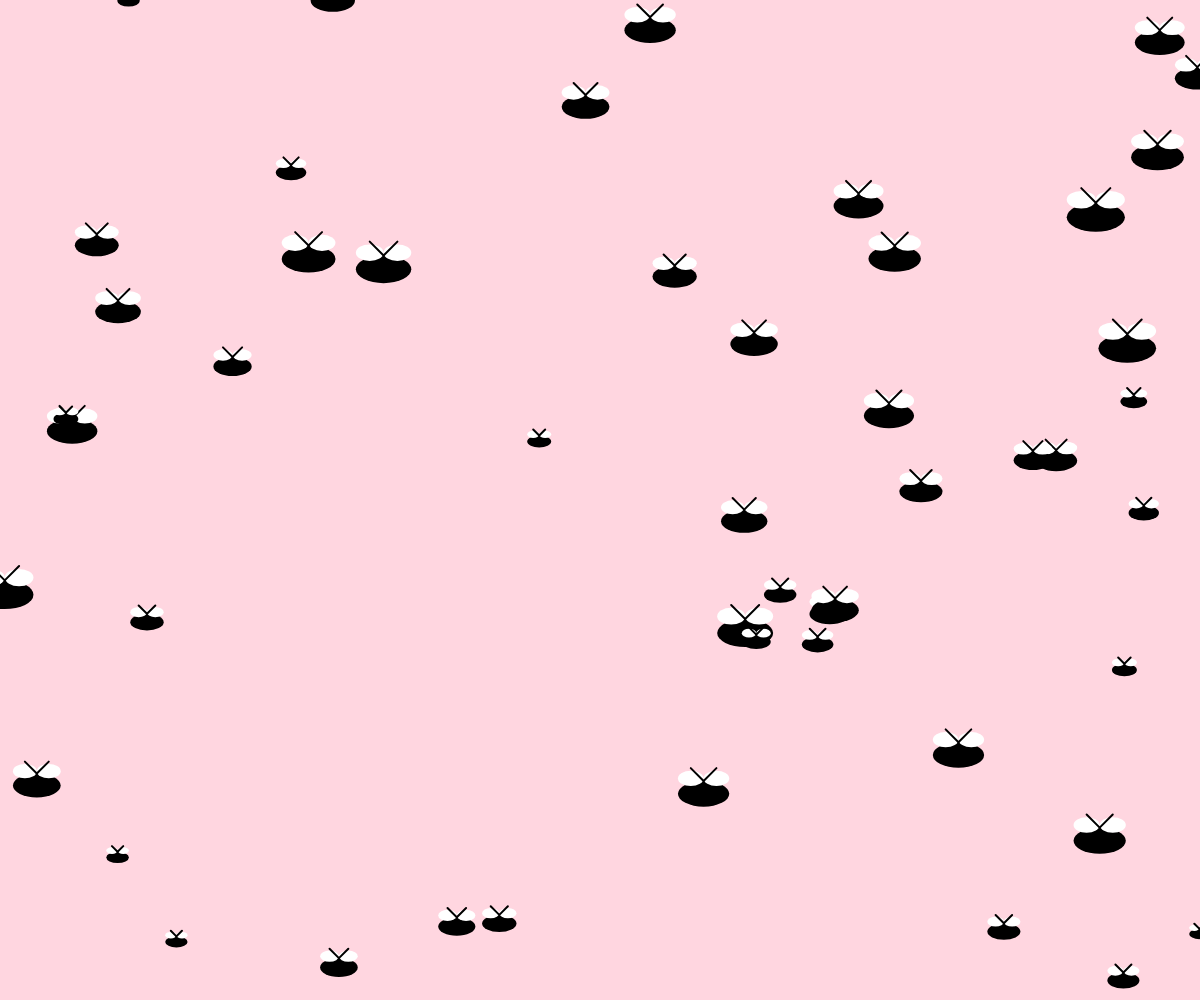
Frame 1 (no input)
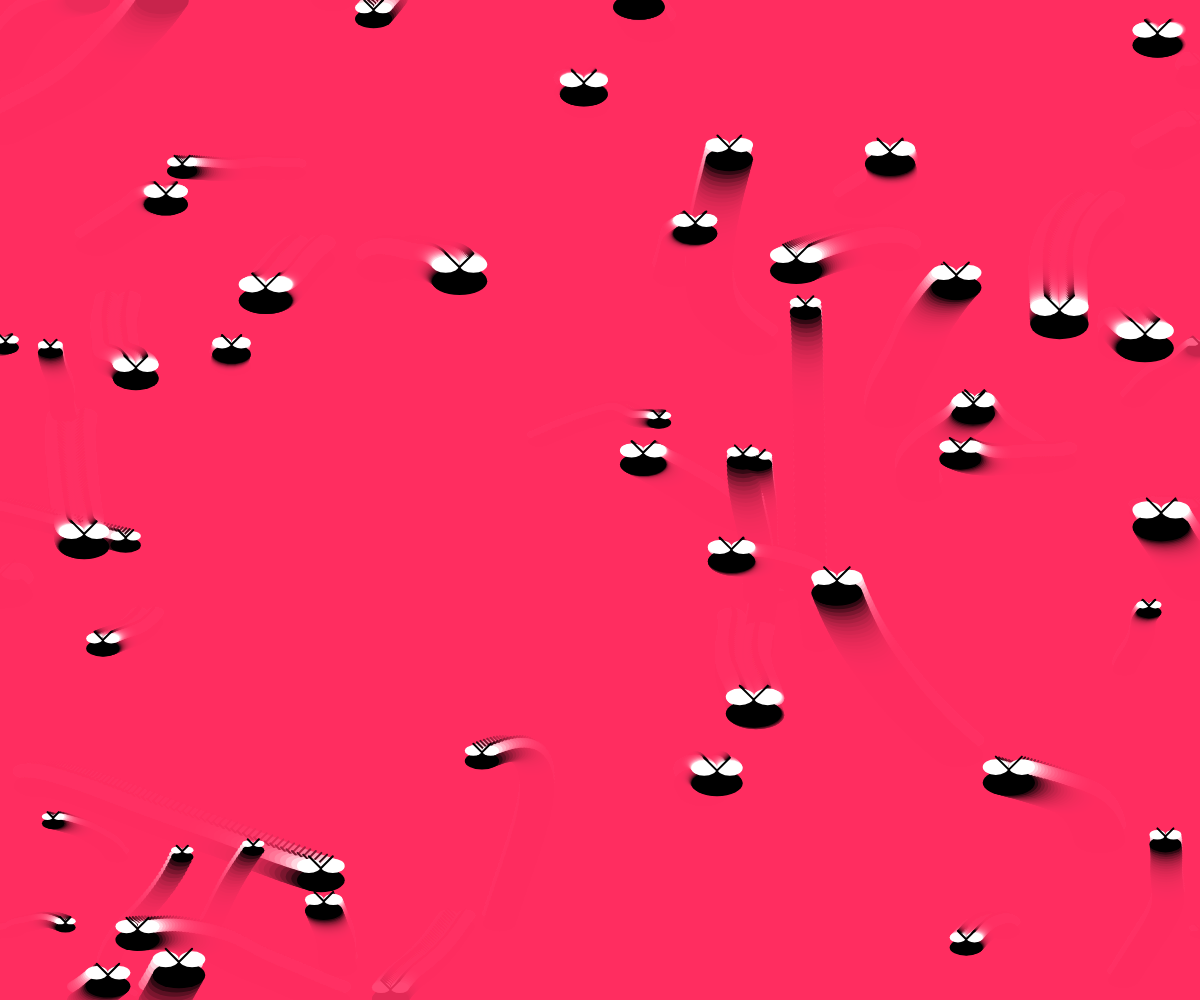
Frame 60 (no input)
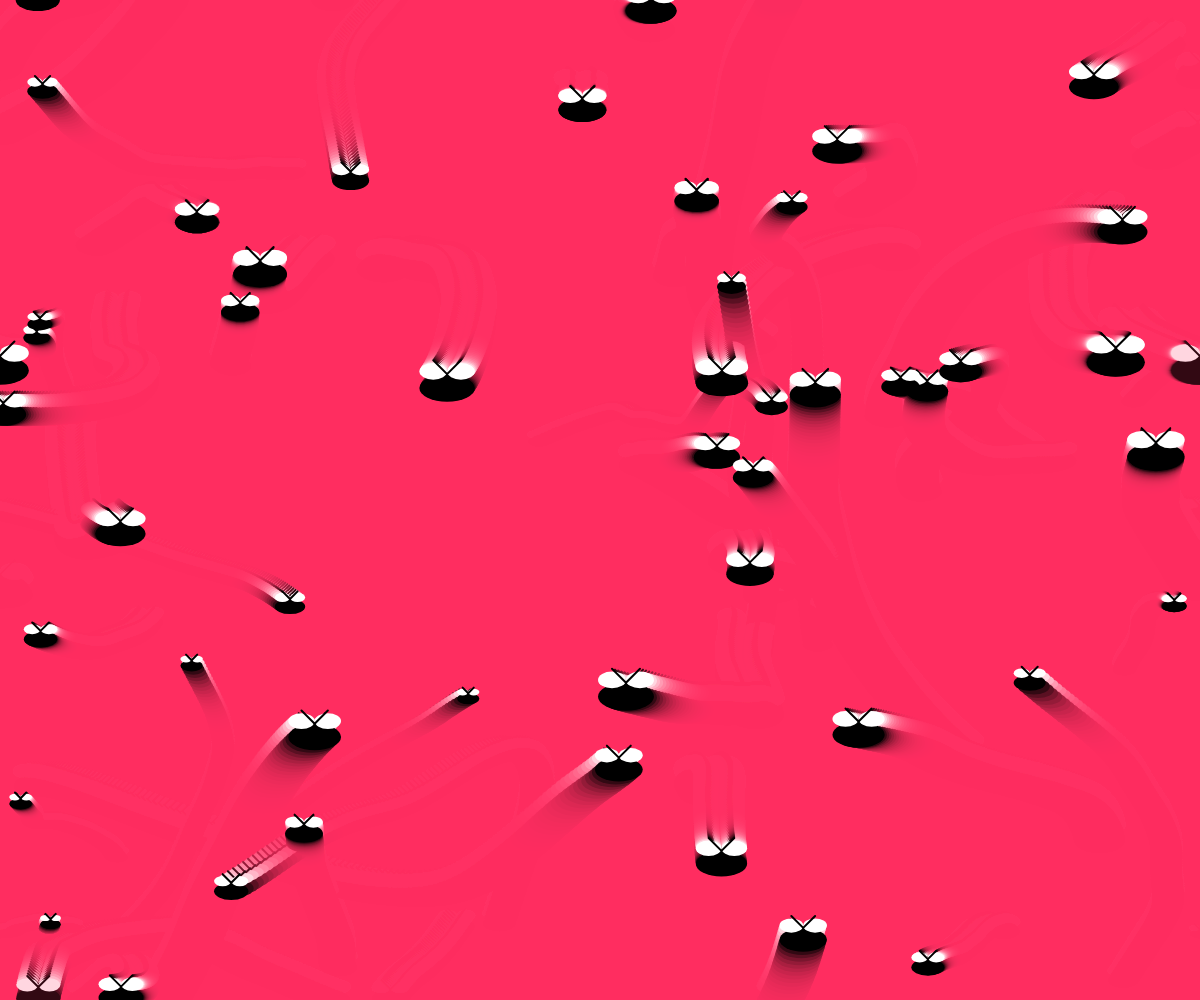
Frame 120 (the mouse pressed at the canvas centre since frame 60)

The p5.js sketch that drew these frames (run headless with seeded random() and noise() and a simulated clock; from frame 60 on, the mouse is pressed at the canvas centre):

// p5.js sketch
// ── sketch.js
let mosques = [];

    function setup() {
      createCanvas(windowWidth, windowHeight);
      // Creem 50 mosques
      for (let i = 0; i < 50; i++) {
        mosques.push(new Mosca(random(width), random(height)));
      }
    }

    function draw() {
      background(355,50,100,50);
      // Actualitzem i dibuixem cada mosca
      for (let m of mosques) {
        m.mou();
        m.mostra();
      }
    }

    class Mosca {
      constructor(x, y) {
        this.x = x;
        this.y = y;
        // La mida base determina la grandària de la mosca
        this.mida = random(10, 30);
        this.velocitat = random(1, 10);
        // Offsets per al moviment suau amb noise
        this.offsetX = random(1000);
        this.offsetY = random(1000);
      }
      
      mou() {
        // Obtenim el moviment a partir de noise
        let movimentX = map(noise(this.offsetX), 0, 1, -this.velocitat, this.velocitat);
        let movimentY = map(noise(this.offsetY), 0, 1, -this.velocitat, this.velocitat);
        this.x += movimentX;
        this.y += movimentY;
        this.offsetX += 0.01;
        this.offsetY += 0.01;
        
        // Si la mosca surt de la pantalla, la reposicionem a l'altre costat
        if (this.x < 0) this.x = width;
        if (this.x > width) this.x = 0;
        if (this.y < 0) this.y = height;
        if (this.y > height) this.y = 0;
      }
      
      mostra() {
        push();
        translate(this.x, this.y);
        
        // Dibuixem el cos: una el·lipse negre
        noStroke();
        fill(0);
        // Cos el·líptic: ample 2x la mida i alt 1x la mida
        ellipse(0, 0, this.mida * 2, this.mida);
        
        // Dibuixem les ales: dues el·lipse blanques
        fill(255);
        // Ales esquerra i dreta, una mica cap amunt
        ellipse(-this.mida * 0.5, -this.mida * 0.6, this.mida, this.mida * 0.6);
        ellipse(this.mida * 0.5, -this.mida * 0.6, this.mida, this.mida * 0.6);
        
        // Dibuixem les antenes: línies que surten del cap
        stroke(0);
        strokeWeight(2);
        // Antena esquerra
        line(0, -this.mida * 0.5, -this.mida * 0.5, -this.mida);
        // Antena dreta
        line(0, -this.mida * 0.5, this.mida * 0.5, -this.mida);
        
        pop();
      }
    }

    function windowResized() {
      resizeCanvas(windowWidth, windowHeight);
    }
